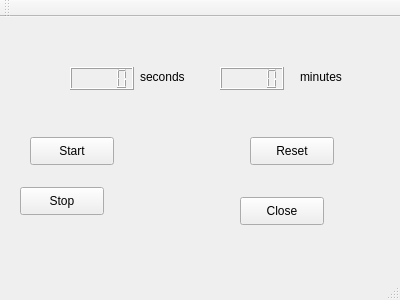
<?xml version="1.0" encoding="UTF-8"?>
<ui version="4.0">
 <class>MainWindow</class>
 <widget class="QMainWindow" name="MainWindow">
  <property name="geometry">
   <rect>
    <x>0</x>
    <y>0</y>
    <width>400</width>
    <height>300</height>
   </rect>
  </property>
  <property name="windowTitle">
   <string>MainWindow</string>
  </property>
  <widget class="QWidget" name="centralWidget">
   <widget class="QLCDNumber" name="lcdNumberSec">
    <property name="geometry">
     <rect>
      <x>70</x>
      <y>50</y>
      <width>64</width>
      <height>23</height>
     </rect>
    </property>
   </widget>
   <widget class="QLCDNumber" name="lcdNumberMin">
    <property name="geometry">
     <rect>
      <x>220</x>
      <y>50</y>
      <width>64</width>
      <height>23</height>
     </rect>
    </property>
    <property name="palette">
     <palette>
      <active>
       <colorrole role="WindowText">
        <brush brushstyle="SolidPattern">
         <color alpha="255">
          <red>138</red>
          <green>226</green>
          <blue>52</blue>
         </color>
        </brush>
       </colorrole>
       <colorrole role="Button">
        <brush brushstyle="SolidPattern">
         <color alpha="255">
          <red>114</red>
          <green>159</green>
          <blue>207</blue>
         </color>
        </brush>
       </colorrole>
      </active>
      <inactive>
       <colorrole role="WindowText">
        <brush brushstyle="SolidPattern">
         <color alpha="255">
          <red>138</red>
          <green>226</green>
          <blue>52</blue>
         </color>
        </brush>
       </colorrole>
       <colorrole role="Button">
        <brush brushstyle="SolidPattern">
         <color alpha="255">
          <red>114</red>
          <green>159</green>
          <blue>207</blue>
         </color>
        </brush>
       </colorrole>
      </inactive>
      <disabled>
       <colorrole role="WindowText">
        <brush brushstyle="SolidPattern">
         <color alpha="96">
          <red>164</red>
          <green>166</green>
          <blue>168</blue>
         </color>
        </brush>
       </colorrole>
       <colorrole role="Button">
        <brush brushstyle="SolidPattern">
         <color alpha="255">
          <red>114</red>
          <green>159</green>
          <blue>207</blue>
         </color>
        </brush>
       </colorrole>
      </disabled>
     </palette>
    </property>
   </widget>
   <widget class="QPushButton" name="startButton">
    <property name="geometry">
     <rect>
      <x>30</x>
      <y>120</y>
      <width>84</width>
      <height>28</height>
     </rect>
    </property>
    <property name="text">
     <string>Start</string>
    </property>
   </widget>
   <widget class="QPushButton" name="stopButton">
    <property name="geometry">
     <rect>
      <x>20</x>
      <y>170</y>
      <width>84</width>
      <height>28</height>
     </rect>
    </property>
    <property name="text">
     <string>Stop</string>
    </property>
   </widget>
   <widget class="QPushButton" name="resetButton">
    <property name="geometry">
     <rect>
      <x>250</x>
      <y>120</y>
      <width>84</width>
      <height>28</height>
     </rect>
    </property>
    <property name="text">
     <string>Reset</string>
    </property>
   </widget>
   <widget class="QPushButton" name="closeButton">
    <property name="geometry">
     <rect>
      <x>240</x>
      <y>180</y>
      <width>84</width>
      <height>28</height>
     </rect>
    </property>
    <property name="text">
     <string>Close</string>
    </property>
   </widget>
   <widget class="QLabel" name="label">
    <property name="geometry">
     <rect>
      <x>140</x>
      <y>50</y>
      <width>63</width>
      <height>20</height>
     </rect>
    </property>
    <property name="text">
     <string>seconds</string>
    </property>
   </widget>
   <widget class="QLabel" name="label_2">
    <property name="geometry">
     <rect>
      <x>300</x>
      <y>50</y>
      <width>63</width>
      <height>20</height>
     </rect>
    </property>
    <property name="text">
     <string>minutes</string>
    </property>
   </widget>
  </widget>
  <widget class="QMenuBar" name="menuBar">
   <property name="geometry">
    <rect>
     <x>0</x>
     <y>0</y>
     <width>400</width>
     <height>25</height>
    </rect>
   </property>
  </widget>
  <widget class="QToolBar" name="mainToolBar">
   <attribute name="toolBarArea">
    <enum>TopToolBarArea</enum>
   </attribute>
   <attribute name="toolBarBreak">
    <bool>false</bool>
   </attribute>
  </widget>
  <widget class="QStatusBar" name="statusBar"/>
 </widget>
 <layoutdefault spacing="6" margin="11"/>
 <resources/>
 <connections>
  <connection>
   <sender>closeButton</sender>
   <signal>clicked()</signal>
   <receiver>MainWindow</receiver>
   <slot>close()</slot>
   <hints>
    <hint type="sourcelabel">
     <x>311</x>
     <y>245</y>
    </hint>
    <hint type="destinationlabel">
     <x>199</x>
     <y>149</y>
    </hint>
   </hints>
  </connection>
 </connections>
</ui>
